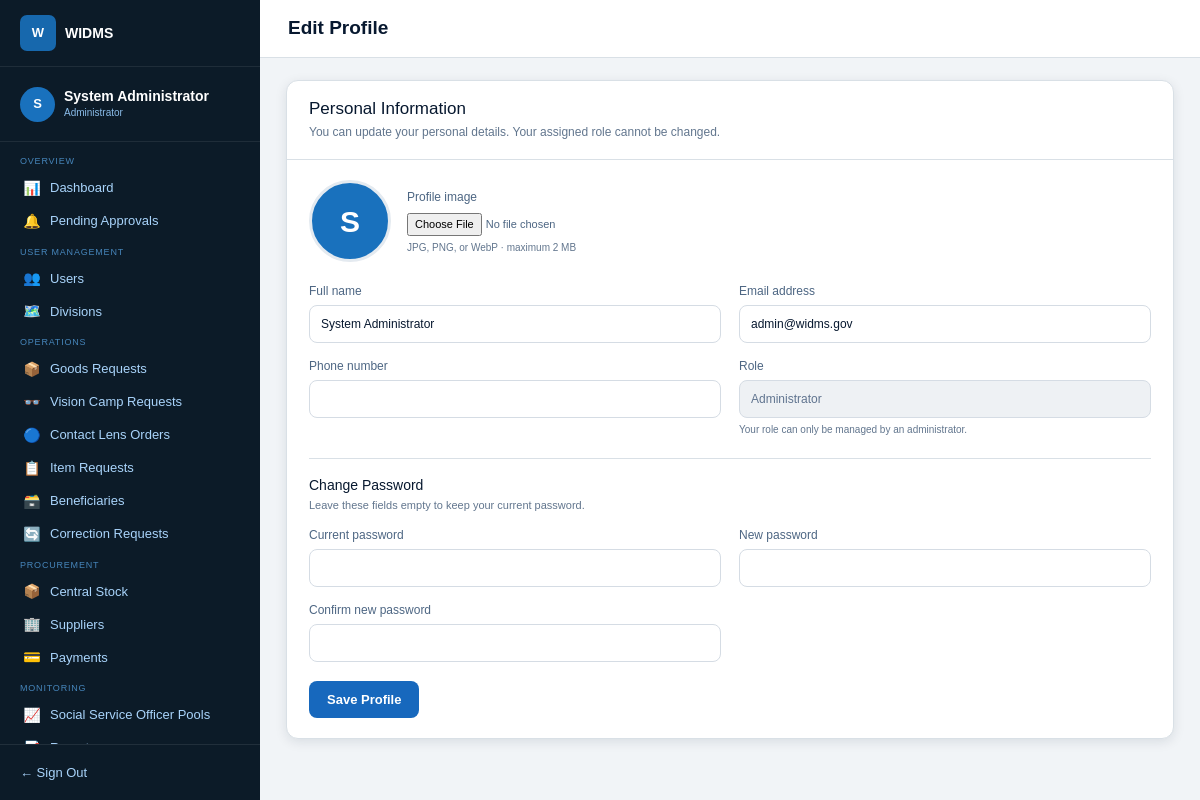
The app's page /profile.php (signed in) with its own data.
### tables this page shows
CREATE TABLE IF NOT EXISTS users (
    id INT UNSIGNED AUTO_INCREMENT PRIMARY KEY,
    full_name VARCHAR(100) NOT NULL,
    username VARCHAR(120) NOT NULL UNIQUE,
    phone VARCHAR(25) NULL,
    division VARCHAR(120) NULL,
    profile_image VARCHAR(255) NULL,
    password_hash VARCHAR(255) NOT NULL,
    role ENUM('admin', 'subject-officer', 'store-keeper', 'social-service-officer') NOT NULL,
    status ENUM('active', 'inactive') NOT NULL DEFAULT 'active',
    last_login_at DATETIME NULL,
    created_at TIMESTAMP NOT NULL DEFAULT CURRENT_TIMESTAMP,
    updated_at TIMESTAMP NOT NULL DEFAULT CURRENT_TIMESTAMP ON UPDATE CURRENT_TIMESTAMP,
    INDEX idx_users_role (role),
    INDEX idx_users_status (status)
);

### config/database.php (called while the page is built, shortened)
<?php
function database(): PDO
{
    $dsn = sprintf(
        'mysql:host=%s;port=%s;dbname=%s;charset=utf8mb4',
        DB_HOST,
        DB_PORT,
        DB_NAME
    );
    $connection = new PDO($dsn, DB_USER, DB_PASS, [
        PDO::ATTR_ERRMODE => PDO::ERRMODE_EXCEPTION,
        PDO::ATTR_DEFAULT_FETCH_MODE => PDO::FETCH_ASSOC,
        PDO::ATTR_EMULATE_PREPARES => false,
    ]);
    return $connection;
}

### public/profile.php (the view, shortened to what this page needs)
<?php
require_once __DIR__ . '/../config/database.php';
$roleLabels = [
    'admin' => 'Administrator',
    'subject-officer' => 'Subject Officer',
    'store-keeper' => 'Store Keeper',
    'social-service-officer' => 'Social Service Officer',
];
try {
    $statement = database()->prepare('SELECT id, full_name, username, phone, division, profile_image, password_hash, role FROM users WHERE id = :id LIMIT 1');
    $statement->execute(['id' => $_SESSION['user_id']]);
    $user = $statement->fetch();
} catch (PDOException $exception) {
    error_log($exception->getMessage());
    exit('Unable to load your profile. Import database/migration_user_profiles.sql first.');
}
$sidebarFiles = [
    'admin' => __DIR__ . '/../includes/admin-sidebar.php',
    'subject-officer' => __DIR__ . '/../includes/subject-officer-sidebar.php',
    'store-keeper' => __DIR__ . '/../includes/store-keeper-sidebar.php',
    'social-service-officer' => __DIR__ . '/../includes/social-service-officer-sidebar.php',
];
$sidebar = $sidebarFiles[$_SESSION['role']] ?? null;
?>
<!doctype html><html lang="en"><head><link href="https://cdn.jsdelivr.net/npm/bootstrap@5.3.3/dist/css/bootstrap.min.css" rel="stylesheet"><link href="assets/css/admin-dashboard.css" rel="stylesheet"></head>
<body class="profile-page-body">
<?php if ($sidebar) require $sidebar; ?>
<div class="admin-shell"><header class="topbar"><div class="d-flex align-items-center gap-3"><button type="button" class="menu-button" id="menu-button" aria-label="Open navigation">☰</button><h1>Edit Profile</h1></div></header>
<main class="dashboard-content profile-page">
    <section class="profile-card">
        <div class="profile-card-header"><h2>Personal Information</h2><p>You can update your personal details. Your assigned role cannot be changed.</p></div>
        <form method="post" enctype="multipart/form-data" class="profile-form">
            <div class="profile-photo-section">
                <?php if ($user['profile_image']): ?><img src="<?= htmlspecialchars($user['profile_image'], ENT_QUOTES, 'UTF-8') ?>" alt="Current profile photo" class="profile-photo-preview"><?php else: ?><span class="profile-photo-preview profile-photo-fallback"><?= htmlspecialchars(strtoupper(substr($user['full_name'], 0, 1)), ENT_QUOTES, 'UTF-8') ?></span><?php endif; ?>
                <label>Profile image<input type="file" name="profile_image" accept="image/jpeg,image/png,image/webp"><small>JPG, PNG, or WebP · maximum 2 MB</small></label>
            </div>
            <div class="profile-form-grid">
                <label>Full name<input name="full_name" maxlength="100" value="<?= htmlspecialchars($user['full_name'], ENT_QUOTES, 'UTF-8') ?>" required></label>
                <label>Email address<input type="email" name="email" maxlength="120" value="<?= htmlspecialchars($user['username'], ENT_QUOTES, 'UTF-8') ?>" required></label>
                <label>Phone number<input type="tel" name="phone" maxlength="25" value="<?= htmlspecialchars((string) $user['phone'], ENT_QUOTES, 'UTF-8') ?>" required></label>
                <label>Role<input value="<?= htmlspecialchars($roleLabels[$user['role']] ?? $user['role'], ENT_QUOTES, 'UTF-8') ?>" disabled><small>Your role can only be managed by an administrator.</small></label>
            </div>
            <div class="password-section"><h3>Change Password</h3><p>Leave these fields empty to keep your current password.</p><div class="profile-form-grid">
                <label>Current password<input type="password" name="current_password" autocomplete="current-password"></label>
                <label>New password<input type="password" name="new_password" minlength="8" autocomplete="new-password"></label>
                <label>Confirm new password<input type="password" name="confirm_password" minlength="8" autocomplete="new-password"></label>
            </div></div>
            <button class="profile-save-button" type="submit">Save Profile</button>
        </form>
    </section>
</main></div><script src="assets/js/admin-dashboard.js"></script></body></html>

### public/assets/css/admin-dashboard.css (style rules this page uses)
:root { --sidebar: #0c1b28; --sidebar-active: #143655; --blue: #1466ad; --page: #f1f4f7; --border: #d9e0e6; --ink: #07182f; --muted: #62768e; }
* { box-sizing: border-box; }
body { margin: 0; color: var(--ink); background: var(--page); font-family: Arial, Helvetica, sans-serif; font-size: 13px; overflow: hidden; }
.admin-shell { height: 100vh; margin-left: 260px; overflow: hidden; }
.topbar { position: sticky; top: 0; z-index: 900; display: flex; height: 58px; padding: 0 28px; align-items: center; justify-content: space-between; background: #fff; border-bottom: 1px solid var(--border); }
.topbar h1 { margin: 0; font-size: 19px; font-weight: 700; }
.dashboard-content { height: calc(100vh - 58px); padding: 24px 26px; overflow-y: auto; }
.profile-page { padding-top: 22px; }
.profile-card { max-width: 900px; margin: 0 auto; overflow: hidden; background: #fff; border: 1px solid var(--border); border-radius: 12px; box-shadow: 0 3px 12px rgba(13, 32, 50, .1); }
.profile-card-header { padding: 18px 22px; border-bottom: 1px solid var(--border); }
.profile-card-header h2 { margin: 0; font-size: 17px; }
.profile-card-header p { margin: 4px 0 0; color: var(--muted); font-size: 12px; }
.profile-form { padding: 20px 22px; }
.profile-photo-section { display: flex; margin-bottom: 20px; align-items: center; gap: 16px; }
.profile-photo-preview { display: grid; width: 82px; height: 82px; flex: 0 0 82px; place-items: center; object-fit: cover; border: 3px solid #e4eaf0; border-radius: 50%; }
.profile-photo-fallback { color: #fff; background: #1971bd; font-size: 30px; font-weight: 700; }
.profile-photo-section label, .profile-form-grid label { color: #4d6683; font-size: 12px; }
.profile-photo-section input { display: block; margin-top: 7px; font-size: 11px; }
.profile-photo-section small, .profile-form-grid small { display: block; margin-top: 4px; color: var(--muted); font-size: 10px; }
.profile-form-grid { display: grid; grid-template-columns: repeat(2, minmax(0, 1fr)); gap: 14px 18px; }
.profile-form-grid input { display: block; width: 100%; min-height: 38px; margin-top: 5px; padding: 7px 11px; color: var(--ink); background: #fff; border: 1px solid #d5dce4; border-radius: 8px; font-size: 12px; }
.profile-form-grid input:disabled { color: #60748f; background: #eef1f4; }
.password-section { margin-top: 21px; padding-top: 18px; border-top: 1px solid var(--border); }
.password-section h3 { margin: 0; font-size: 14px; }
.password-section > p { margin: 3px 0 12px; color: var(--muted); font-size: 11px; }
.profile-save-button { margin-top: 19px; padding: 9px 18px; color: #fff; background: #1768bd; border: 0; border-radius: 8px; font-size: 13px; font-weight: 700; }

### records on screen
users: full_name "S", full_name "System Administrator", email "admin@widms.gov", role "Administrator"

### other values on screen
substr($adminName, 0, 1) "S"
$adminName "System Administrator"
$section "OVERVIEW"
$item['icon'] "📊"
$item['label'] "Dashboard"
$item['icon'] "🔔"
$item['label'] "Pending Approvals"
$section "USER MANAGEMENT"
$item['icon'] "👥"
$item['label'] "Users"
$item['icon'] "🗺️"
$item['label'] "Divisions"
$section "OPERATIONS"
$item['icon'] "📦"
$item['label'] "Goods Requests"
